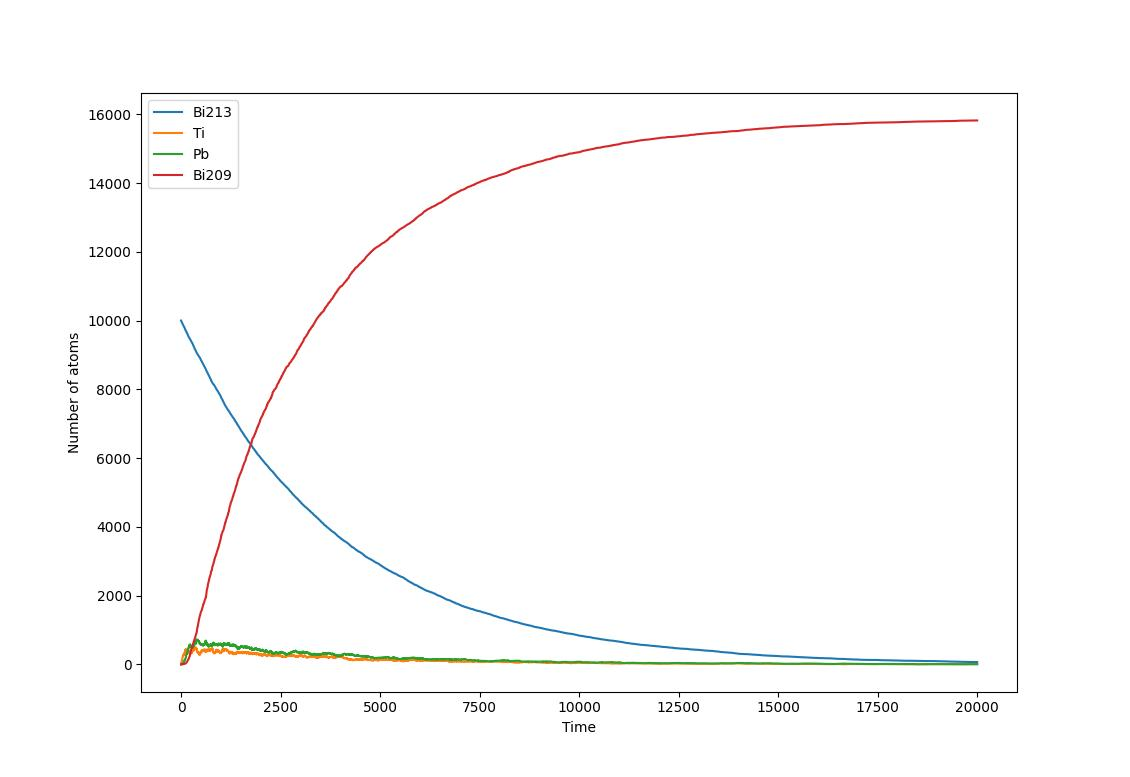

Reproduce this figure in Python.
from random import random
from numpy import arange
import matplotlib.pyplot as plt

# Constants
NBi213 = 10000
NTi = 0
NPb = 0
NBi209 = 0
tauBi213 = 46 * 60
tauPb = 3.3 * 60
tauTi = 2.2 * 60
h = 1.0
pBi213 = 1 - 2**(-h/tauBi213)
pTi = 1 - 2**(-h/tauTi)
pPb = 1 - 2**(-h/tauPb)
pBi213toTi = 0.0209
tmax = 20000

# Lists of plot points
tpoints =arange(0.0,tmax,h)
Bi213points = []
Tipoints = []
Pbpoints = []
Bi209points = []

# Main loop
for t in tpoints:
    Bi213points.append(NBi213)
    Tipoints.append(NTi)
    Pbpoints.append(NPb)
    Bi209points.append(NBi209)

    #Bi213 to Ti or Pb
    decayBi213toTi = 0
    decayBi213toPb = 0
    for i in range(NBi213):
        if random()<pBi213:
            NBi213 -= 1
            if random()<pBi213toTi:
                decayBi213toTi += 1
            else:
                decayBi213toPb += 1
    NTi += decayBi213toTi
    NPb += decayBi213toPb

    #Ti to Pb
    decayTi = 0
    for i in range(NTi):
        if random()<pTi:
            decayTi += 1
    NTi -= decayTi
    NPb += decayTi
    # Pb to Bi209
    decayPb = 0
    for i in range(NPb):
        if random()<pPb:
            decayPb += 1
    NPb -= decayPb
    NBi209 += decayPb

#show image
plt.plot(tpoints,Bi213points, label = 'Bi213')
plt.plot(tpoints,Tipoints,label = 'Ti')
plt.plot(tpoints,Pbpoints,label = 'Pb')
plt.plot(tpoints,Bi209points, label = 'Bi209')
plt.xlabel ("Time")
plt.ylabel("Number of atoms")
# Add a legend
plt.legend()
plt.show()
